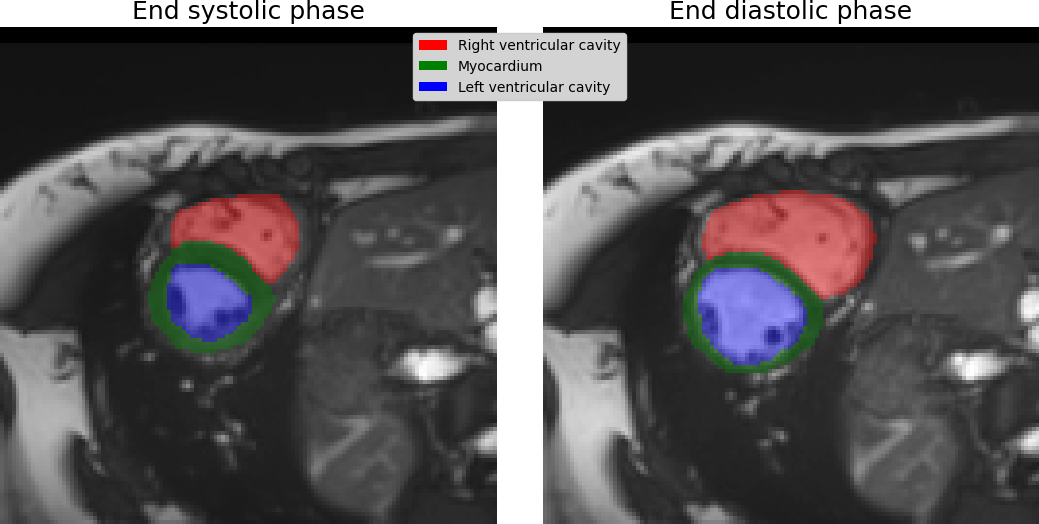

Here is the Python script that generated this plot:
from pathlib import Path
import sys

import matplotlib.pyplot as plt
from matplotlib.colors import ListedColormap
from matplotlib.patches import Patch
import numpy as np

sys.path.append(str(Path(__file__).parent.absolute().parent.parent.parent))  # nopep8

from registrationbaselines.data_loading import data_loaders  # nopep8


path_data = Path("/data/ACDC/database/")
loader_data = data_loaders.ACDCDataset(path_data,
                                       return_mode="test_imgs4",
                                       normalize_mode=True,
                                       roi_only=True,
                                       dim_mode='2d-middle')

item = loader_data[1]

image_systol = item['img_x'][1].squeeze()
image_diastol = item['img_y'][1].squeeze()
segmentation_systol = item['labels_x'][1].squeeze()
segmentation_diastol = item['labels_y'][1].squeeze()

# Mask the segmentation arrays where values are 0
masked_segmentation_systol = np.ma.masked_where(
    segmentation_systol == 0, segmentation_systol)
masked_segmentation_diastol = np.ma.masked_where(
    segmentation_diastol == 0, segmentation_diastol)

colors = ['red', 'green', 'blue']
cmap = ListedColormap(colors)

# plot both images next to each other
plt.close()

seg_alpha = 0.4

fig, ax = plt.subplots(1, 2, figsize=(11, 5.4))
ax[0].imshow(image_systol, cmap='gray')
ax[0].imshow(masked_segmentation_systol, cmap=cmap,
             alpha=seg_alpha, vmin=0.1, vmax=4)
ax[0].set_title('End systolic phase', fontsize=18)
ax[0].axis('off')  # turn off axes for the second subplot

ax[1].imshow(image_diastol, cmap='gray')
ax[1].imshow(masked_segmentation_diastol,
             cmap=cmap, alpha=seg_alpha, vmin=0.1, vmax=4)
ax[1].set_title('End diastolic phase', fontsize=18)
ax[1].axis('off')  # turn off axes for the second subplot

legend_elements = [
    Patch(facecolor='red', edgecolor='none', label='Right ventricular cavity'),
    Patch(facecolor='green', edgecolor='none', label='Myocardium'),
    Patch(facecolor='blue', edgecolor='none', label='Left ventricular cavity')
]
fig.legend(handles=legend_elements, loc='upper center',
           fontsize=10, ncol=1, bbox_to_anchor=[0.5, 0.95], facecolor='lightgray', framealpha=1.0)
# ,
plt.tight_layout()

plt.show()

plt.savefig(
    'registrationbaselines/examples/visualisation_scripts/visualise_acdc/acdc_vis.png',
    bbox_inches='tight',
    pad_inches=0)
